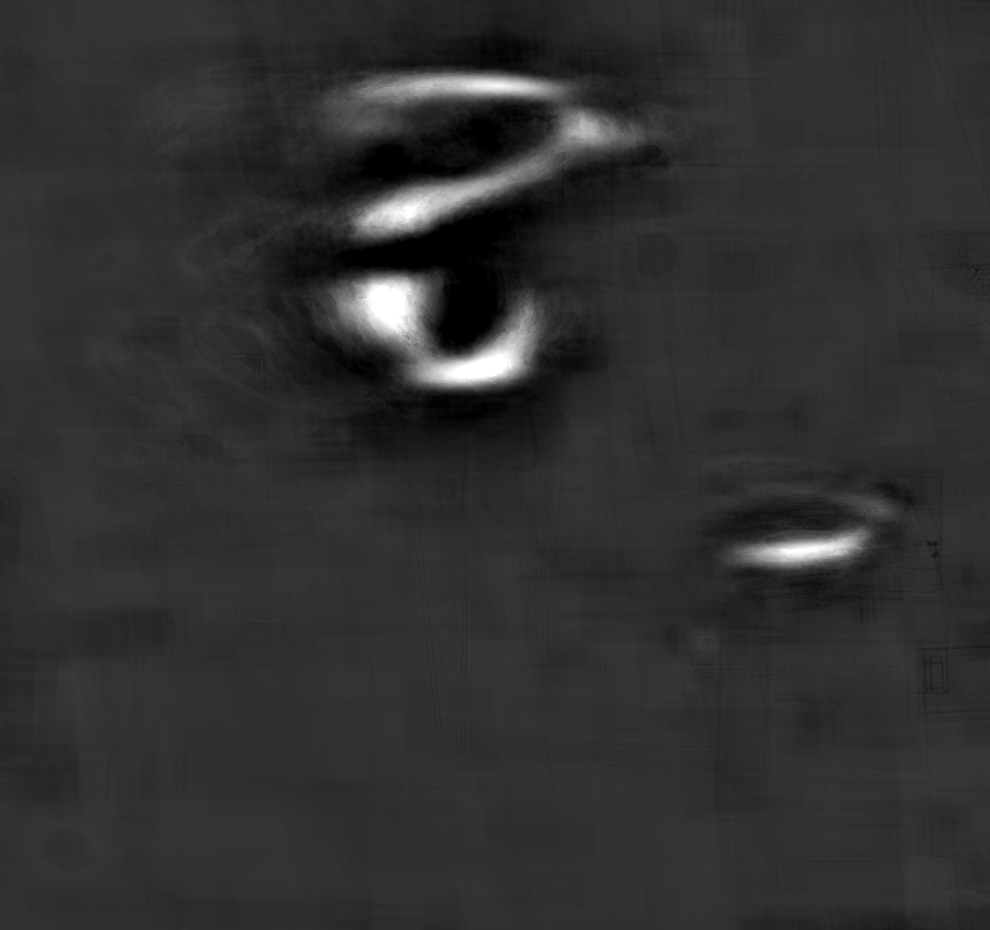
#> input picture analysis/symbol-panel/control_stack_lin.png, 990 x 930 px, given in place of f01694.png, which was not available
$ python reg2.py 5 5   (older library calls are emulated)
#> lines starting #> are read from the running program, lines starting #| are printed output that depends on the picture; after the words box and inside, x2 and y2 are one past the last pixel; in counts of white or black regions, pixels touching at a corner belong together; pictures that were not available may be replaced by others from this repository, and a replacement may not be noted
#!/usr/bin/env python3.12
"""Stage 1: SIFT+RANSAC homography of every panel frame onto reference view,
refined by ECC in a canonical (upsampled) canvas centred on the glyph cluster.

Writes reg2.npz: frames, H (picture->ref-picture), inliers, ncc, sharpness, scale.
"""
import numpy as np, cv2, sys

FR = "/home/user/new-skinny-bob/frames/l9RAhmPHM_A/f%05d.png"
OUT = "/home/user/new-skinny-bob/analysis/symbol-panel/"
PB = (263, 60, 1561, 1043)
REF = 1694
GL = (400, 500, 730, 810)                       # glyph canvas src rect in ref picture coords
ZOOM = 3.0
TCM = (469 - PB[0], 938 - PB[1], 968 - PB[0], 1002 - PB[1])

S = np.array([[ZOOM, 0, -ZOOM * GL[0]], [0, ZOOM, -ZOOM * GL[1]], [0, 0, 1]], np.float64)
CW = int(ZOOM * (GL[2] - GL[0])); CH = int(ZOOM * (GL[3] - GL[1]))


def load(i):
#> called with i = 1694
    return cv2.imread(FR % i, cv2.IMREAD_GRAYSCALE).astype(np.float32)
#> returned value: shape (930, 990) float32; min 0, max 255, mean 48


def pic(a):
    return a[PB[1]:PB[3], PB[0]:PB[2]].copy()
#> returned value: shape (870, 727) float32


def prep(c):
    bg = cv2.GaussianBlur(c, (0, 0), 25)
    d = c - bg
    d = np.clip(d / (4 * np.std(d) + 1e-6) + 0.5, 0, 1)
    u = (d * 255).astype(np.uint8)
    u[TCM[1]:TCM[3], TCM[0]:TCM[2]] = 128
    return u


def canon(u, H):
    return cv2.warpPerspective(u, S @ H, (CW, CH), flags=cv2.INTER_LANCZOS4)


def main():
    lo, hi = int(sys.argv[1]), int(sys.argv[2])
    sift = cv2.SIFT_create(nfeatures=5000)
    bf = cv2.BFMatcher()
    ra = prep(pic(load(REF)))
    kr, dr = sift.detectAndCompute(ra, None)
#> kr = 377 keypoints; strongest (x, y, size): (127, 247, 44.1), (238, 300, 33.8), (196, 266, 39.9), (170, 312, 25.8)
    rcan = canon(ra, np.eye(3)).astype(np.float32)
    rz = (rcan - rcan.mean()) / (rcan.std() + 1e-6)
    crit = (cv2.TERM_CRITERIA_EPS | cv2.TERM_CRITERIA_COUNT, 100, 1e-7)
    rows = []
    for i in range(lo, hi + 1):
        c = pic(load(i)); a = prep(c)
#> call 2 of load, with i = 5
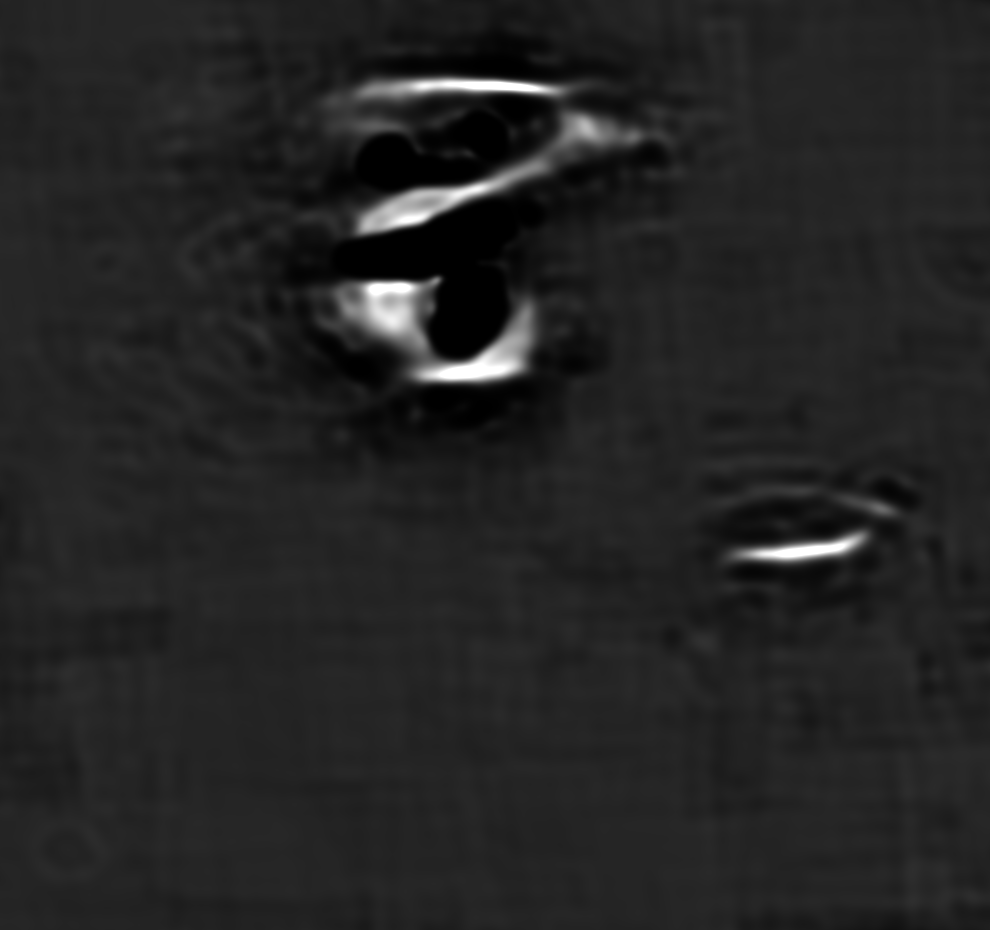
#> input picture analysis/symbol-panel/control_stack_rl.png, 990 x 930 px, given in place of f00005.png, which was not available
#> after `a = prep(c)`:
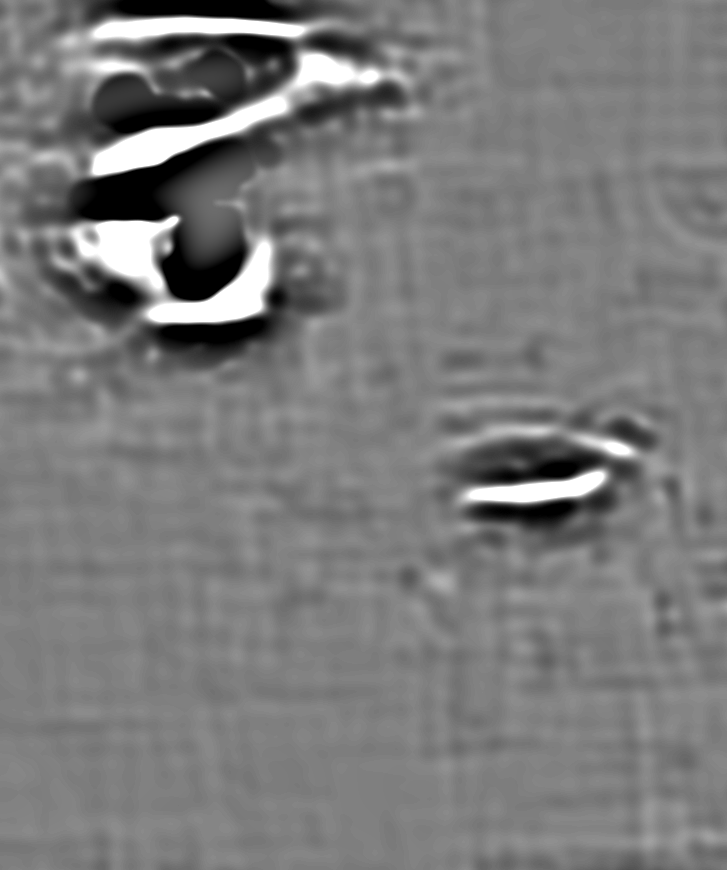
#> a: shape (870, 727); min 0, max 255, mean 123
        k, d = sift.detectAndCompute(a, None)
#> k = 190 keypoints; strongest (x, y, size): (127, 248, 41.1), (240, 299, 29.9), (172, 221, 8.6), (234, 122, 19.2)
        if d is None or len(k) < 8:
            rows.append((i, 0, 0, 0, 0, None)); continue
        mt = bf.knnMatch(d, dr, k=2)
#> mt = 190 matches
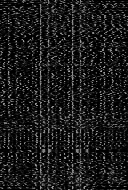
#> d: shape (190, 128) float32; min 0, max 175, mean 26.6
        good = [p for p, q in mt if p.distance < 0.8 * q.distance]
#> good = 39 matches
        if len(good) < 10:
            rows.append((i, 0, 0, 0, 0, None)); continue
        src = np.float32([k[g.queryIdx].pt for g in good]).reshape(-1, 1, 2)
#> src = 39 rows, first 8: [11.94, 245.9], [15.65, 41.83], [24.23, 235.5], [41.41, 139.7], [51.45, 232.6], [65.96, 282.1], [67.76, 248.7], [69.24, 40.56]
        dst = np.float32([kr[g.trainIdx].pt for g in good]).reshape(-1, 1, 2)
#> dst = 39 rows, first 8: [12.29, 246], [15.5, 41.34], [22.21, 235.3], [40.86, 138.3], [52.38, 231], [66.65, 284.1], [69.24, 251.1], [69.81, 40.74]
        H0, mask = cv2.findHomography(src, dst, cv2.RANSAC, 3.0, maxIters=10000)
#> H0 = [[0.998, -0.00375, 0.216], [-0.000142, 0.996, 0.168], [-3.47e-06, -6.18e-06, 1]]; mask = 39 values, max 1 at index 0, min 0 at index 5, mean 0.59
        if H0 is None or mask is None or mask.sum() < 12:
            rows.append((i, 0 if mask is None else int(mask.sum()), 0, 0, 0, None)); continue
        nin = int(mask.sum())
#> nin = 23
        H = H0 / H0[2, 2]
#> H has the same summary as H0
        # ECC refine in canvas space: align canon(a,H) to rcan
        try:
            W = np.eye(3, dtype=np.float32)
            _, W = cv2.findTransformECC(rcan.astype(np.uint8), canon(a, H),
                                        W, cv2.MOTION_HOMOGRAPHY, crit, None, 5)
#> W = [[0.994, 0.0172, -5.39], [-0.00725, 1.04, -9.84], [-1.43e-05, 1.69e-05, 1]]
            Hr = S_inv @ np.linalg.inv(W.astype(np.float64)) @ S @ H
#> Hr = [[1.02, -0.0404, 11.03], [0.0284, 0.936, 21.56], [3.93e-05, -5.59e-05, 1.01]]
            Hr /= Hr[2, 2]
#> Hr = [[1.01, -0.0401, 10.94], [0.0282, 0.929, 21.4], [3.9e-05, -5.55e-05, 1]]
            t = canon(prep(c), Hr)
#> in canon (call 3), `return cv2.warpPerspective(u, S @ H, (CW, CH), flags=cv2.INTER_LANCZOS4)`:
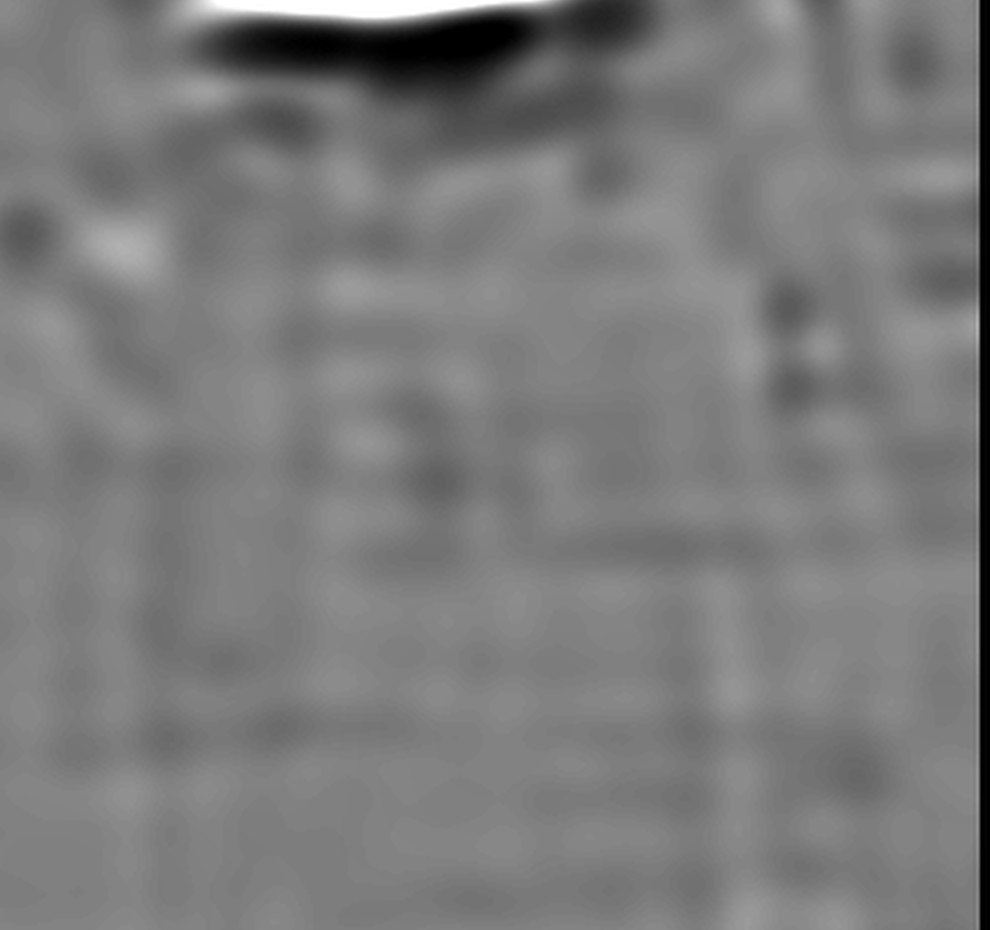
#> returned value: shape (930, 990); min 0, max 255, mean 122.7
            if np.isfinite(Hr).all():
                H = Hr
#> H has the same summary as Hr
        except cv2.error:
            pass
        w = canon(a, H).astype(np.float32)
        wz = (w - w.mean()) / (w.std() + 1e-6)
        ncc = float((wz * rz).mean())
#> ncc = 0.944
        # local scale of H at glyph centre
        p = np.array([(GL[0] + GL[2]) / 2, (GL[1] + GL[3]) / 2, 1.0])
        J = H[:2, :2] / (H[2] @ p) - np.outer(H[:2] @ p, H[2, :2]) / (H[2] @ p) ** 2
#> J = [[1.01, -0.0089], [0.00261, 0.979]]
        sc = float(np.sqrt(abs(np.linalg.det(J))))
#> sc = 0.992
        gx = cv2.Sobel(c, cv2.CV_32F, 1, 0); gy = cv2.Sobel(c, cv2.CV_32F, 0, 1)
#> after `gy = cv2.Sobel(c, cv2.CV_32F, 0, 1)`:
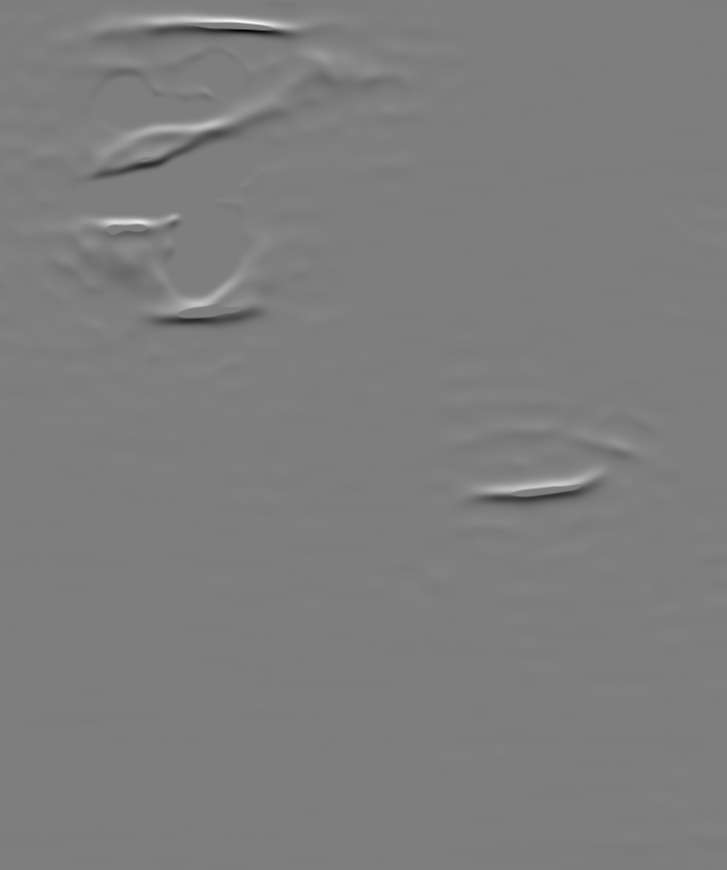
#> gy: shape (870, 727) float32; min -481, max 487, mean 0.1; drawn with min black and max white
        # sharpness measured in the source rect that maps to the glyph canvas
        q = cv2.perspectiveTransform(np.float32([[[GL[0], GL[1]]], [[GL[2], GL[1]]],
                                                 [[GL[2], GL[3]]], [[GL[0], GL[3]]]]),
                                     np.linalg.inv(H))[:, 0, :]
#> q = [[399, 496.6], [730.1, 493.6], [730, 812.3], [404.6, 811.1]]
        m2 = np.zeros(c.shape, np.uint8); cv2.fillPoly(m2, [q.astype(np.int32)], 1)
#> after `cv2.fillPoly(m2, [q.astype(np.int32)], 1)`:
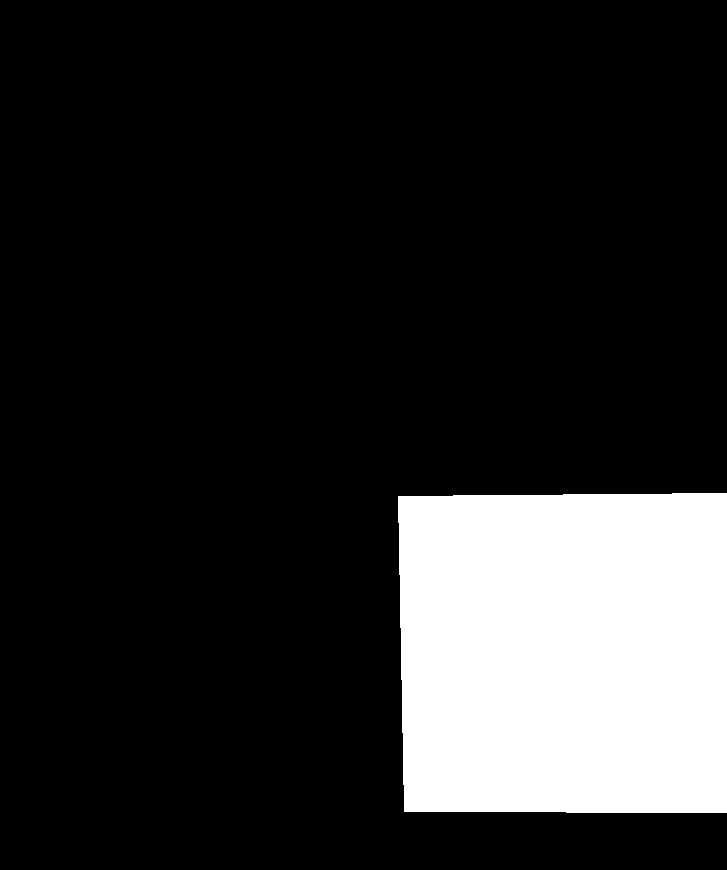
#> m2: shape (870, 727); values 0 (black) and 1 (white), 16.4% white; 1 white region, box (x1, y1, x2, y2) and area: (398, 493, 727, 813) 103670
        sh = float(np.mean((gx * gx + gy * gy)[m2 > 0])) if m2.sum() > 100 else 0.0
#> sh = 287.8
        rows.append((i, nin, ncc, sc, sh, H))
        if i % 50 == 0:
            print(i, nin, round(ncc, 3), round(sc, 3), round(sh, 1), flush=True)
    ok = [r for r in rows if r[5] is not None]
#> ok = [(5, 23, 0.944, 0.992, 287.8, [[1.01, -0.0401, 10.94], [0.0282, 0.929, 21.4], [3.9e-05, -5.55e-05, 1]])]
    np.savez(OUT + f"reg2_{lo}_{hi}.npz",
             frames=np.array([r[0] for r in ok]), inl=np.array([r[1] for r in ok]),
             ncc=np.array([r[2] for r in ok]), scale=np.array([r[3] for r in ok]),
             sharp=np.array([r[4] for r in ok]), H=np.array([r[5] for r in ok]),
             allframes=np.array([r[0] for r in rows]),
             allok=np.array([r[5] is not None for r in rows]))
    print("registered", len(ok), "of", len(rows))
#| registered 1 of 1


S_inv = np.linalg.inv(S)
main()
